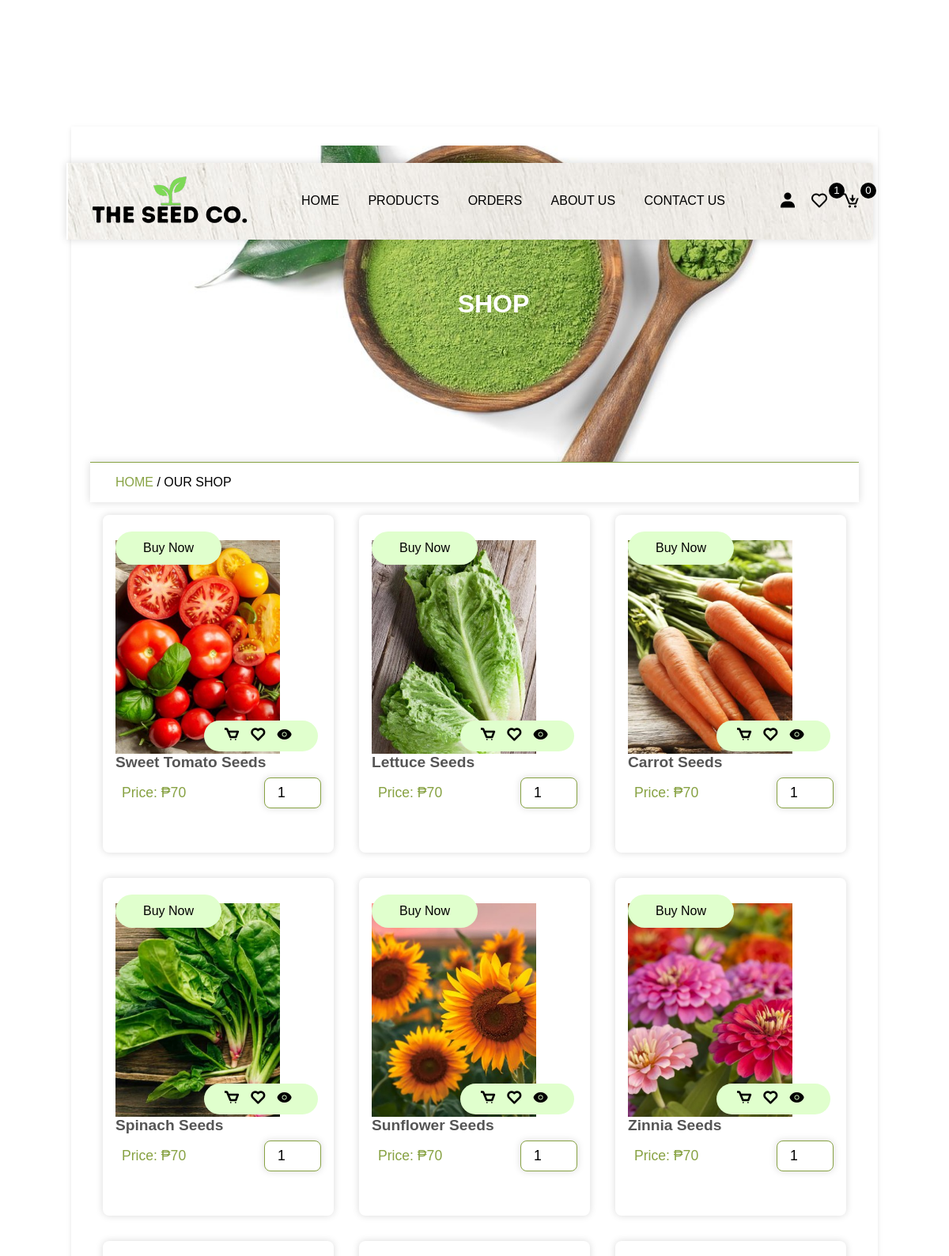
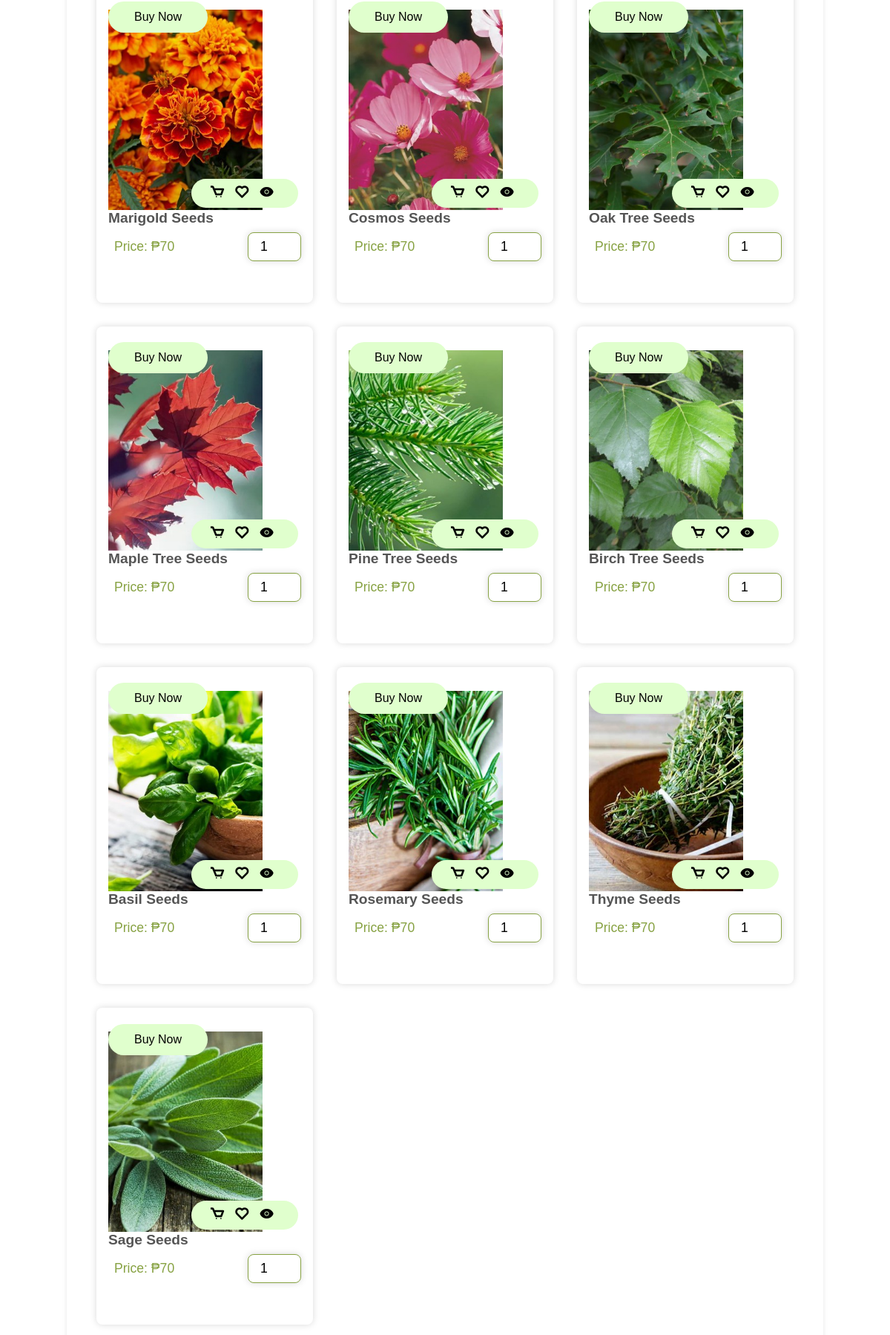
Page /view_products.php (signed in, upper part) on the committed database (2 pictures, top to bottom).
### tables this page shows
CREATE TABLE `products` (
  `id` varchar(255) NOT NULL,
  `name` varchar(255) NOT NULL,
  `price` varchar(255) NOT NULL,
  `image` varchar(255) NOT NULL,
  `product_detail` varchar(500) NOT NULL
);

### view_products.php (the view, shortened to what this page needs)
<?php
 include 'components/connection.php';
?>
<!DOCTYPE html>
<html lang="en">
<head>
	<link href='https://unpkg.com/boxicons@2.1.4/css/boxicons.min.css' rel='stylesheet'>
</head>
<body>
	<?php include 'components/header.php'; ?>
	<div class="main">
		<div class="banner">
			<h1>shop</h1>
		</div>
		<div class="title2">
			<a href="home.php">home </a><span>/ our shop</span>
		</div>
		<section class="products">
			<div class="box-container">
				<?php
					$select_products = $conn->prepare("SELECT * FROM `products`");
					$select_products->execute();
					if ($select_products->rowCount() > 0) {
						while ($fetch_products = $select_products->fetch(PDO::FETCH_ASSOC)) {
				?>
				<form action="" method="post" class="box">
					<img src="image/<?=$fetch_products['image']; ?>" class="img">
					<div class="button">
						<button type="submit" name="add_to_cart"><i class="bx bx-cart"></i></button>
						<button type="submit" name="add_to_wishlist"><i class="bx bx-heart"></i></button>
						<a href="view_page.php?pid=<?php echo $fetch_products['id']; ?>" class="bx bxs-show"></a>
					</div>
					<h3 class="name"><?=$fetch_products['name']; ?></h3>
					<div class="flex">
						<p class="price">Price: ₱<?=$fetch_products['price']; ?></p>
						<input type="number" name="qty" required min="1" value="1" max="99" maxlength="2" class="qty">
					</div>
					<a href="checkout.php?get_id=<?=$fetch_products['id']; ?>" class="btn">buy now</a>
				</form>
				<?php
						}
					}else{
						echo '<p class="empty">no products added yet!</p>';
					}
				?>
			</div>
		</section>
	</div>
</body>
</html>

### rows in the picture
products: image (picture), name "Sweet Tomato Seeds", price "70"
products: image (picture), name "Lettuce Seeds", price "70"
products: image (picture), name "Carrot Seeds", price "70"
products: image (picture), name "Spinach Seeds", price "70"
products: image (picture), name "Sunflower Seeds", price "70"
products: image (picture), name "Zinnia Seeds", price "70"
products: image (picture), name "Marigold Seeds", price "70"
products: image (picture), name "Cosmos Seeds", price "70"
products: image (picture), name "Oak Tree Seeds", price "70"
products: image (picture), name "Maple Tree Seeds", price "70"
products: image (picture), name "Pine Tree Seeds", price "70"
products: image (picture), name "Birch Tree Seeds", price "70"
products: image (picture), name "Basil Seeds", price "70"
products: image (picture), name "Rosemary Seeds", price "70"
products: image (picture), name "Thyme Seeds", price "70"
products: image (picture), name "Sage Seeds", price "70"

### other values in the picture
$total_wishlist_items "1"
$total_cart_items "0"
